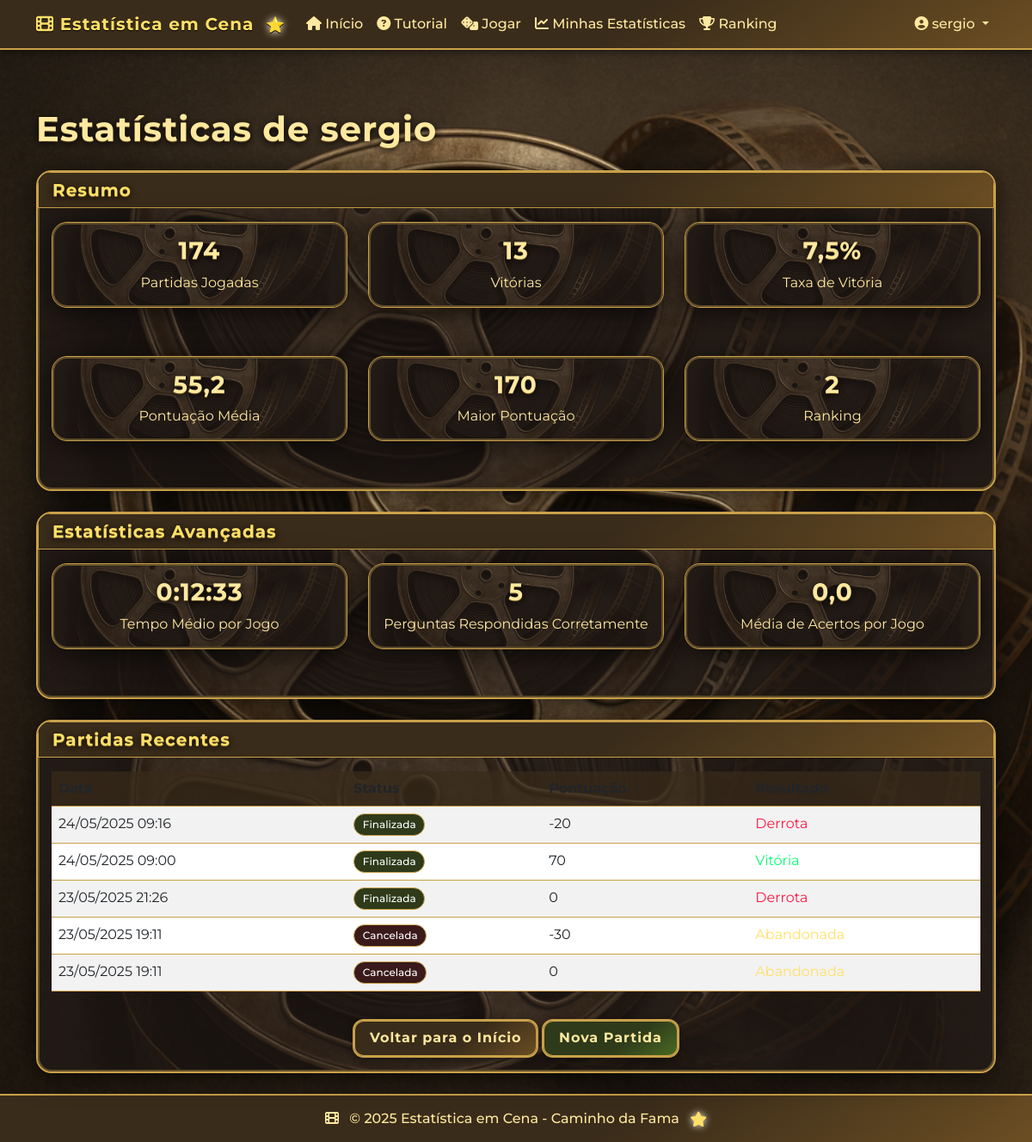
Page /estatisticas/ (signed in) on the earlier database version.
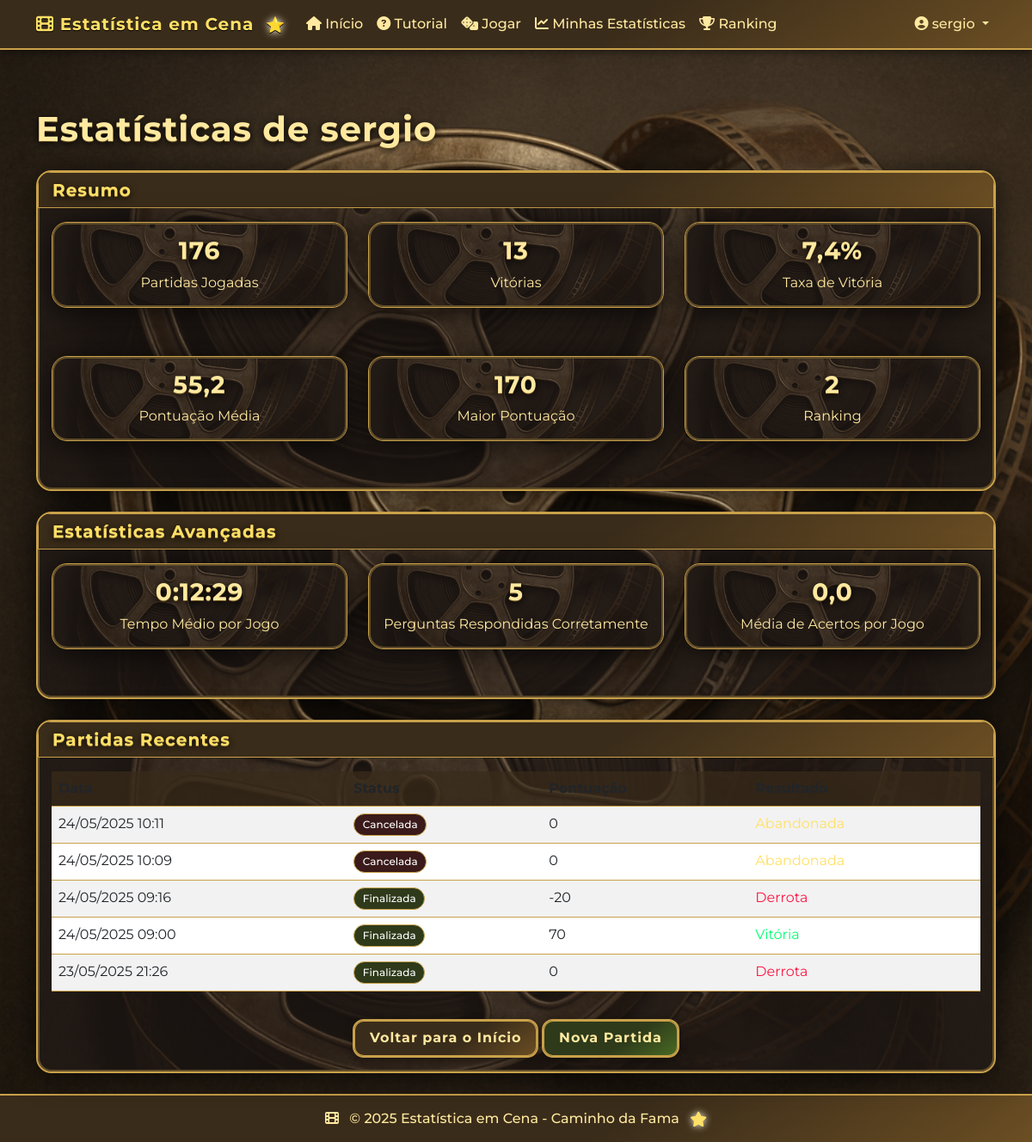
Same page on the later database version.
### core/models.py (models this page shows, shortened)
class Jogador(models.Model):
    user_jogador = models.OneToOneField(User, verbose_name='Usuário', on_delete=models.CASCADE, db_index=True, )
    jogos_jogados = models.IntegerField(default=0)
    vitorias = models.IntegerField(default=0)
    pontuacao_media = models.FloatField(default=0.0)
    maior_pontuacao = models.IntegerField(default=0)  # Nova estatística
    tempo_medio_jogo = models.IntegerField(default=0)  # Em segundos
    total_perguntas_certas = models.IntegerField(default=0)  # Total de perguntas certas
    def __str__(self):
        return self.user_jogador.username
    class Meta:
        verbose_name = 'Jogador'
        verbose_name_plural = 'Jogadores'
        ordering = ['-jogos_jogados']

class Game(models.Model):
    STATUS_CHOICES = [
        ('IN_PROGRESS', 'Em andamento'),
        ('COMPLETED', 'Finalizado'),
        ('CANCELLED', 'Cancelado'),
    ]
    partidas = models.ManyToManyField(User, related_name='jogos_partidas')
    inicio_tempo = models.DateTimeField(default=timezone.now)
    fim_tempo = models.DateTimeField(null=True, blank=True)
    status = models.CharField(
        max_length=20,
        choices=STATUS_CHOICES,
        default='IN_PROGRESS'
    )
    ganhador = models.ForeignKey(
        User,
        on_delete=models.SET_NULL,
        null=True,
        blank=True,
        related_name='jogos_ganhos'
    )

### core/views.py (the view)
# urls.py: path('estatisticas/', EstatisticasJogadorView.as_view(), name='estatisticas_jogador'),
class EstatisticasJogadorView(LoginRequiredMixin, DetailView):
    model = Jogador
    template_name = 'estatisticas_jogador.html'
    context_object_name = 'jogador'
    login_url = '/accounts/login/'
    def get_object(self, queryset=None):
        jogador, created = Jogador.objects.get_or_create(user_jogador=self.request.user)
        return jogador
    def get_context_data(self, **kwargs):
        context = super().get_context_data(**kwargs)
        jogador = self.get_object()
        context['taxa_vitoria'] = (jogador.vitorias / jogador.jogos_jogados * 100) if jogador.jogos_jogados > 0 else 0
        if jogador.tempo_medio_jogo > 0:
            context['tempo_medio_formatado'] = str(datetime.timedelta(seconds=jogador.tempo_medio_jogo))
        else:
            context['tempo_medio_formatado'] = "00:00:00"
        if jogador.jogos_jogados > 0:
            context['media_perguntas_certas'] = jogador.total_perguntas_certas / jogador.jogos_jogados
        else:
            context['media_perguntas_certas'] = 0
        partidas_recentes = Game.objects.filter(
            partidas=jogador.user_jogador
        ).order_by('-inicio_tempo')[:5]
        for partida in partidas_recentes:
            try:
                pontuacao = PontuacaoJogo.objects.get(jogo=partida, jogador=jogador.user_jogador)
                partida.pontuacao_obtida = pontuacao.pontuacao
            except PontuacaoJogo.DoesNotExist:
                partida.pontuacao_obtida = 0
        context['partidas_recentes'] = partidas_recentes
        ranking = (
            Jogador.objects
            .filter(jogos_jogados__gt=0)  # só quem jogou
            .order_by('-maior_pontuacao')  # critério do RankingView
            .values_list('id', flat=True)
        )
        try:
            posicao = list(ranking).index(jogador.id) + 1
        except ValueError:
            posicao = None  # ainda não ranqueado
        context['posicao_ranking'] = posicao
        return context

### templates/estatisticas_jogador.html (shortened to what this page needs)
{% extends 'base.html' %}
{% block content %}
<div class="container mt-4">
    <div class="row">
        <div class="col-12">
            <h1 class="mb-4">Estatísticas de {{ jogador }}</h1>
            <div class="card mb-4">
                <div class="card-header bg-primary text-white">
                    <h5 class="card-title mb-0">Resumo</h5>
                </div>
                <div class="card-body">
                    <div class="row">
                        <div class="col-md-4 mb-3">
                            <div class="card bg-light">
                                <div class="card-body text-center">
                                    <h3 class="card-title">{{ jogador.jogos_jogados }}</h3>
                                    <p class="card-text">Partidas Jogadas</p>
                                </div>
                            </div>
                        </div>
                        <div class="col-md-4 mb-3">
                            <div class="card bg-light">
                                <div class="card-body text-center">
                                    <h3 class="card-title">{{ jogador.vitorias }}</h3>
                                    <p class="card-text">Vitórias</p>
                                </div>
                            </div>
                        </div>
                        <div class="col-md-4 mb-3">
                            <div class="card bg-light">
                                <div class="card-body text-center">
                                    <h3 class="card-title">{{ taxa_vitoria|floatformat:1 }}%</h3>
                                    <p class="card-text">Taxa de Vitória</p>
                                </div>
                            </div>
                        </div>
                    </div>
                    <div class="row mt-3">
                        <div class="col-md-4 mb-3">
                            <div class="card bg-light">
                                <div class="card-body text-center">
                                    <h3 class="card-title">{{ jogador.pontuacao_media|floatformat:1 }}</h3>
                                    <p class="card-text">Pontuação Média</p>
                                </div>
                            </div>
                        </div>
                        <div class="col-md-4 mb-3">
                            <div class="card bg-light">
                                <div class="card-body text-center">
                                    <h3 class="card-title">{{ jogador.maior_pontuacao }}</h3>
                                    <p class="card-text">Maior Pontuação</p>
                                </div>
                            </div>
                        </div>
                        <div class="col-md-4 mb-3">
                            <div class="card bg-light">
                                <div class="card-body text-center">
                                    {% if posicao_ranking %}
                                        <h3 class="card-title">{{ posicao_ranking }}</h3>
                                    {% else %}
                                        <h3 class="card-title">–</h3>
                                    {% endif %}
                                    <p class="card-text">Ranking</p>
                                </div>
                            </div>
                        </div>
                    </div>
                </div>
            </div>
            <div class="card mb-4">
                <div class="card-header bg-success text-white">
                    <h5 class="card-title mb-0">Estatísticas Avançadas</h5>
                </div>
                <div class="card-body">
                    <div class="row">
                        <div class="col-md-4 mb-3">
                            <div class="card bg-light">
                                <div class="card-body text-center">
                                    <h3 class="card-title">{{ tempo_medio_formatado }}</h3>
                                    <p class="card-text">Tempo Médio por Jogo</p>
                                </div>
                            </div>
                        </div>
                        <div class="col-md-4 mb-3">
                            <div class="card bg-light">
                                <div class="card-body text-center">
                                    <h3 class="card-title">{{ jogador.total_perguntas_certas }}</h3>
                                    <p class="card-text">Perguntas Respondidas Corretamente</p>
                                </div>
                            </div>
                        </div>
                        <div class="col-md-4 mb-3">
                            <div class="card bg-light">
                                <div class="card-body text-center">
                                    <h3 class="card-title">{{ media_perguntas_certas|floatformat:1 }}</h3>
                                    <p class="card-text">Média de Acertos por Jogo</p>
                                </div>
                            </div>
                        </div>
                    </div>
                </div>
            </div>
            <div class="card">
                <div class="card-header bg-primary text-white">
                    <h5 class="card-title mb-0">Partidas Recentes</h5>
                </div>
                <div class="card-body">
                    {% if partidas_recentes %}
                        <div class="table-responsive">
                            <table class="table table-striped">
                                <thead>
                                    <tr>
                                        <th>Data</th>
                                        <th>Status</th>
                                        <th>Pontuação</th>
                                        <th>Resultado</th>
                                    </tr>
                                </thead>
                                <tbody>
                                    {% for partida in partidas_recentes %}
                                    <tr>
                                        <td>{{ partida.inicio_tempo|date:"d/m/Y H:i" }}</td>
                                        <td>
                                            {% if partida.status == 'COMPLETED' %}
                                                <span class="badge bg-success">Finalizada</span>
                                            {% elif partida.status == 'IN_PROGRESS' %}
                                                <span class="badge bg-warning">Em andamento</span>
                                            {% else %}
                                                <span class="badge bg-danger">Cancelada</span>
                                            {% endif %}
                                        </td>
                                        <td>{{ partida.pontuacao_obtida }}</td>
                                        <td>
                                            {% if partida.ganhador == jogador.user_jogador %}
                                                <span class="text-success">Vitória</span>
                                            {% elif partida.status == 'COMPLETED' %}
                                                <span class="text-danger">Derrota</span>
                                            {% elif partida.status == 'CANCELLED' %}
                                                <span class="text-warning">Abandonada</span>
                                            {% else %}
                                                <span class="text-warning">Pendente</span>
                                            {% endif %}
                                        </td>
                                    </tr>
                                    {% endfor %}
                                </tbody>
                            </table>
                        </div>
                    {% else %}
                        <p class="text-center">Nenhuma partida registrada ainda.</p>
                    {% endif %}
                    <div class="text-center mt-3">
                        <a href="{% url 'index' %}" class="btn btn-primary">Voltar para o Início</a>
                        <a href="{% url 'tabuleiro' %}" class="btn btn-success">Nova Partida</a>
                    </div>
                </div>
            </div>
        </div>
    </div>
</div>
{% endblock %}

### templates/base.html (shortened to what this page needs)
{% load static %}
<!DOCTYPE html>
<html lang="pt-br">
<head>
    <link href="https://cdn.jsdelivr.net/npm/bootstrap@5.3.0/dist/css/bootstrap.min.css" rel="stylesheet">
    <link rel="stylesheet" href="https://cdnjs.cloudflare.com/ajax/libs/font-awesome/6.4.0/css/all.min.css">
    <link rel="stylesheet" href="{% static 'css/base.css' %}">
</head>
<body>
    <nav class="navbar navbar-expand-lg navbar-dark fixed-top">
        <div class="container">
            <a class="navbar-brand" href="{% url 'index' %}">
                <i class="fas fa-film"></i> Estatística em Cena <span class="estrela-cinema">⭐</span>
            </a>
            <div class="collapse navbar-collapse" id="navbarNav">
                <ul class="navbar-nav me-auto">
                    <li class="nav-item">
                        <a class="nav-link" href="{% url 'index' %}"><i class="fas fa-home"></i> Início</a>
                    </li>
                    <li class="nav-item">
                        <a class="nav-link" href="{% url 'tutorial' %}"><i class="fas fa-question-circle"></i> Tutorial</a>
                    </li>
                    {% if user.is_authenticated %}
                    <li class="nav-item">
                        <a class="nav-link" href="{% url 'tabuleiro' %}"><i class="fas fa-dice"></i> Jogar</a>
                    </li>
                    <li class="nav-item">
                        <a class="nav-link" href="{% url 'estatisticas_jogador' %}"><i class="fas fa-chart-line"></i> Minhas Estatísticas</a>
                    </li>
                    {% endif %}
                    <li class="nav-item">
                        <a class="nav-link" href="{% url 'ranking' %}"><i class="fas fa-trophy"></i> Ranking</a>
                    </li>
                </ul>
                <ul class="navbar-nav">
                    {% if user.is_authenticated %}
                    <li class="nav-item dropdown">
                        <a class="nav-link dropdown-toggle" href="#" id="userDropdown" role="button"
                           data-bs-toggle="dropdown" aria-expanded="false">
                            <i class="fas fa-user-circle"></i> {{ user.username }}
                        </a>
                    </li>
                    {% endif %}
                </ul>
            </div>
        </div>
    </nav>
    <div class="container mt-4 pt-5">
    </div>
    <main class="content">
        {% block content %}{% endblock %}
    </main>
    <footer class="footer">
        <div class="container">
            <p class="mb-0">
                <i class="fas fa-film me-2"></i>
                &copy; {% now "Y" %} Estatística em Cena - Caminho da Fama
                <i class="fas fa-star estrela-cinema ms-2"></i>
            </p>
        </div>
    </footer>
</body>
</html>

Differences in the rows shown:
no longer on this page (row unchanged): Game: inicio_tempo "23/05/2025 19:11", status "Cancelada", pontuacao_obtida "-30"
no longer on this page (row unchanged): Game: inicio_tempo "23/05/2025 19:11", status "Cancelada", pontuacao_obtida "0"
changed Jogador "sergio": jogos_jogados "174" → "176"
added Game: inicio_tempo "24/05/2025 10:11", status "Cancelada", pontuacao_obtida "0"
added Game: inicio_tempo "24/05/2025 10:09", status "Cancelada", pontuacao_obtida "0"
Other differences:
{{ taxa_vitoria|floatformat:1 }}: "7,5" → "7,4"
{{ tempo_medio_formatado }}: "0:12:33" → "0:12:29"
